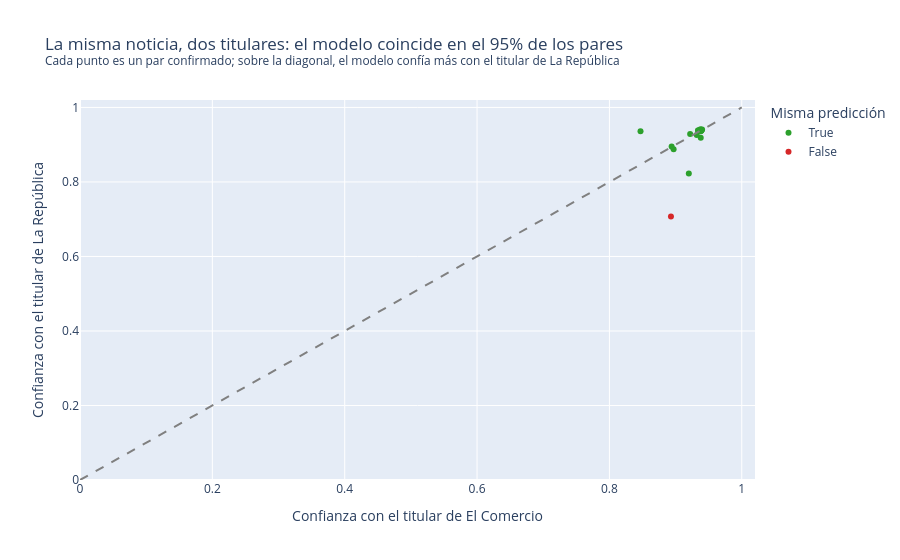

The code cell stored with this chart in its notebook:
### Code cell
fig = px.scatter(pares, x="prob_ec", y="prob_lr", color=pares["pred_lr"] == pares["pred_ec"],
                 hover_data=["titular_lr", "titular_ec"], range_x=[0, 1.02], range_y=[0, 1.02],
                 color_discrete_map={True: "#2ca02c", False: "#d62728"},
                 labels={"prob_ec": "Confianza con el titular de El Comercio",
                         "prob_lr": "Confianza con el titular de La República", "color": "Misma predicción"},
                 title=(f"La misma noticia, dos titulares: el modelo coincide en el "
                        f"{(pares['pred_lr'] == pares['pred_ec']).mean():.0%} de los pares"
                        f"<br><sup>Cada punto es un par confirmado; sobre la diagonal, el modelo confía más con el "
                        f"titular de La República</sup>"))
fig.add_shape(type="line", x0=0, y0=0, x1=1, y1=1, line=dict(dash="dash", color="gray"))
fig.show()

### Figure 1 — Plotly figure (JSON) as saved in the notebook; plotly's stock layout.template omitted (floating-point values rounded to 4 significant figures)
{"data": [{"customdata": [["Precio del dólar hoy en Perú, sábado 17 de octubre: consulta el tipo de cambio para compra y venta", "Precio del dólar en Perú hoy, sábado 17 de octubre: cuál es el tipo de cambio del día"], ["Alianza Lima vs Atlético Grau EN VIVO: hora y canal del partido por la fecha 12 del Torneo Clausura de la Liga 1 2026", "Liga 1 MAX hoy en vivo, Alianza Lima vs. Atlético Grau por fecha 12 del Torneo Clausura"], ["César Acuña anuncia su retiro de la política: “Les doy una buena noticia”", "César Acuña anuncia su retiro: “Chau política, dedicado a tiempo completo a formar a mis jóvenes”"], ["Tabla de posiciones Torneo Clausura y Acumulado de la Liga 1 2026: resultados de los partidos de la fecha 12", "Tabla de posiciones, Liga 1: programación y resultados de la jornada 12 del Torneo Clausura"], ["López Chau tras pelea protagonizada por ministro César Astudillo: \"Estoy tentado a pedir su interpelación\"", "Alfonso López Chau: “Dado el comportamiento actual del ministro del Interior, estoy tentado de pedir su interpelación”"], ["Selección peruana confirmó nuevo amistoso para la fecha FIFA de noviembre: la 'Bicolor' enfrentará a Bolivia en Lima", "Perú vs Bolivia: fecha, hora y dónde ver el amistoso por la fecha FIFA de noviembre"], ["Partidos de hoy, sábado 17 de octubre: horarios y canales para ver fútbol EN VIVO", "Partidos de hoy, sábado 17 de octubre del 2026: hora, TV Gratis y dónde puedo ver fútbol en vivo"], ["Mia Shalit, arquera de Universitario, destaca el nivel de las cremas pese a derrota ante Palmeiras por Copa Libertadores Femenina: \"Estuvimos cerca\"", "“Estamos por ahí en el nivel”: Mia Jalit, arquera de Universitario, tras caer ante Palmeiras"], ["Debate de pedido de facultades sigue entrampado en el Senado por falta de consenso entre oficialismo y oposición", "Facultades legislativas: Senado sigue sin alcanzar consenso y debate continúa entrampado"], ["Diputada de Juntos por el Perú es acusada de discriminación contra niño neurodivergente", "Graciela Chipana trató de evitar juicio por discriminación a menor: ¿Por qué el Poder Judicial rechazó recurso de diputada de JP?"], ["Carlos Mesía anuncia que solo habrá sesión de Constitución cuando se llegue a un consenso: \"No vamos a volver a caer en este caos\"", "Carlos Mesía: “No voy a citar a la comisión para volver a caer en este caos, voy a citar en tanto haya consenso”"], ["Gobierno oficializa a Álvaro Vargas Llosa como embajador del Perú en Estados Unidos", "Álvaro Vargas Llosa es nombrado embajador del Perú en EE.UU.: ¿Cuáles serán las prioridades de su agenda?"], ["Rafael Belaunde minimiza altercado en la Comisión de Constitución: \"ha sido un incidente propio del fragor del debate político\"", "Ministro Rafael Belaunde sobre altercado en el Congreso: “Hay gente que está en el Parlamento para socavar la democracia desde adentro”"], ["Avanza País de Francis Allison pide al JNE segunda vuelta en Lima si nadie llega al 30% de votos", "¿Lima puede elegir a su alcalde en segunda vuelta? Esto tendría que cambiar para aplicar en el futuro propuesta de Francis Allison"], ["Daniel Prieto, arquero de Alianza Atlético, sobre cambio de localía para jugar ante Universitario: \"Nos sacan de nuestra ciudad\"", "“No deberíamos hacer un viaje largo cuando somos locales”: Alianza Atlético cuestiona el cambio de sede ante Universitario"], ["Francis Halzen gana el Premio Nobel de Física 2026 por descubrir neutrinos cósmicos con un detector bajo el hielo de la Antártida", "Quién es Francis Halzen, el Nobel que dedica su vida al observatorio de neutrinos a escala kilométrica en Polo Sur"], ["Predictamen de la Comisión de Constitución busca incorporar 8 puntos nuevos de las facultades aprobadas por diputados", "“Grupos hostiles”, el factor DINI y otras acciones: estos son los puntos que incorpora el predictamen del Senado"], ["López Chau a Fujimori tras altercado en el Senado y llamado a definir posiciones: \"Enfrentar al pueblo con sus FF. AA. es un daño radical\"", "Alfonso López Chau ratifica que Ahora Nación solo apoyará en el Senado los puntos aprobados en Cámara de Diputados: “Hasta ahora, sí”"]], "hovertemplate": "Misma predicción=True<br>Confianza con el titular de El Comercio=%{x}<br>Confianza con el titular de La República=%{y}<br>titular_lr=%{customdata[0]}<br>titular_ec=%{customdata[1]}<extra></extra>", "legendgroup": "True", "marker": {"color": "#2ca02c", "symbol": "circle"}, "mode": "markers", "name": "True", "orientation": "v", "showlegend": true, "type": "scatter", "x": [0.897, 0.94, 0.934, 0.939, 0.938, 0.939, 0.939, 0.939, 0.934, 0.932, 0.938, 0.922, 0.937, 0.92, 0.938, 0.894, 0.847, 0.938], "xaxis": "x", "y": [0.888, 0.941, 0.938, 0.939, 0.919, 0.938, 0.938, 0.94, 0.938, 0.926, 0.941, 0.929, 0.941, 0.823, 0.938, 0.895, 0.936, 0.936], "yaxis": "y"}, {"customdata": [["Vaticano informa que Papa León XIV tiene cáncer pulmonar", "León XIV fue operado de cáncer de pulmón: qué implica la extirpación de un lóbulo y cómo es la recuperación"]], "hovertemplate": "Misma predicción=False<br>Confianza con el titular de El Comercio=%{x}<br>Confianza con el titular de La República=%{y}<br>titular_lr=%{customdata[0]}<br>titular_ec=%{customdata[1]}<extra></extra>", "legendgroup": "False", "marker": {"color": "#d62728", "symbol": "circle"}, "mode": "markers", "name": "False", "orientation": "v", "showlegend": true, "type": "scatter", "x": [0.893], "xaxis": "x", "y": [0.707], "yaxis": "y"}], "layout": {"legend": {"title": {"text": "Misma predicción"}, "tracegroupgap": 0}, "shapes": [{"line": {"color": "gray", "dash": "dash"}, "type": "line", "x0": 0, "x1": 1, "y0": 0, "y1": 1}], "title": {"text": "La misma noticia, dos titulares: el modelo coincide en el 95% de los pares<br><sup>Cada punto es un par confirmado; sobre la diagonal, el modelo confía más con el titular de La República</sup>"}, "xaxis": {"anchor": "y", "domain": [0.0, 1.0], "range": [0, 1.02], "title": {"text": "Confianza con el titular de El Comercio"}}, "yaxis": {"anchor": "x", "domain": [0.0, 1.0], "range": [0, 1.02], "title": {"text": "Confianza con el titular de La República"}}}}
